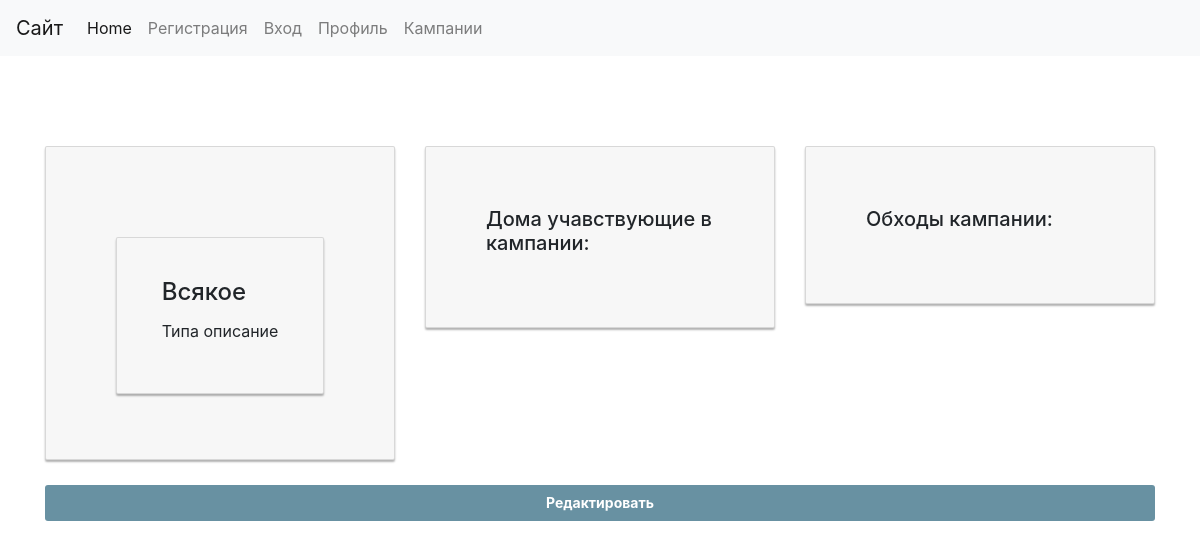
Before: /camps/5 with the older database file.
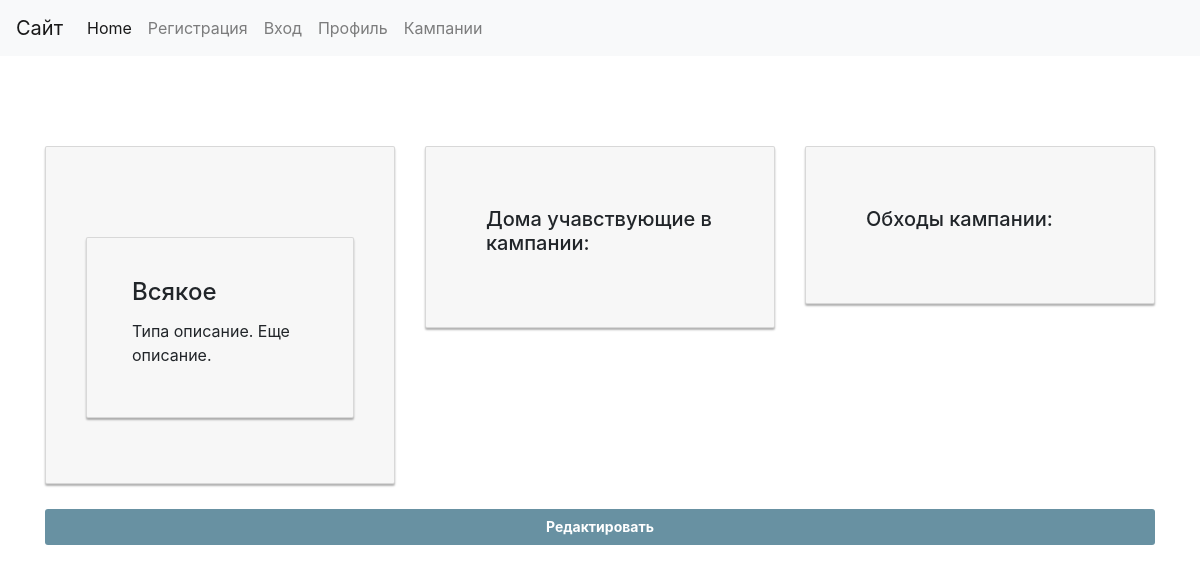
After: the same page with the newer database file.
### usermanag/models.py (models this page shows)
class Campaing(models.Model):
    id_campaign = models.AutoField(primary_key=True)
    campaign_name = models.CharField(max_length=200, verbose_name='Название кампании', unique=True)
    campaign_description = models.CharField(max_length=200, verbose_name='Описание кампании')
    class Meta:
        verbose_name = 'Кампания'
        verbose_name_plural = 'Кампании'

### camp/views.py (the view)
# urls.py: path('camps/<int:id_campaign>', views.showcamp, name='showcamp'),
def showcamp(request, id_campaign):
    camp_data = Campaing.objects.filter(id_campaign = id_campaign)
    all_data = CampaignData.objects.filter(camp_num_id = id_campaign)
    return render(request, "showcamp.html", {"data" : camp_data, "all_data" : all_data})

### camp/templates/showcamp.html (shortened to what this page needs)
{% extends "base.html" %}
{% load static %}
{% block content%}
<br>
<br>
<br>
<br>
{% for i in data %}
<div class="container">
    <div class="row">
        <div class="col-sm">
            <div class="card card-container">
                <div class="card">
                    <div class="card-body">
            <h4 class="card-title">{{i.campaign_name}}</h4>
            <p class="card-text">{{i.campaign_description}}</p>
                    </div>
                </div>
            </div>
        </div>
        <div class="col-sm">
            <div class="card card-container">
                <div class="card-body">
                    <h5 class="card-title">Дома учавствующие в кампании:</h5>
                </div>
            </div>
        </div>
        <div class="col-sm">
            <div class="card card-container">
                <div class="card-body">
                    <h5 class="card-title">Обходы кампании:</h5>
                </div>
            </div>
        </div>
    </div>
   <form  action={% url 'editcamp' i.id_campaign %}>
        <button class="btn btn-lg btn-primary btn-block btn-signin" type="submit">Редактировать</button>
    </form>
</div>
{% endfor %}
{% endblock %}

Changed rows visible on the page:
changed Campaing "Всякое": campaign_description "Типа описание" → "Типа описание. Еще описание."
